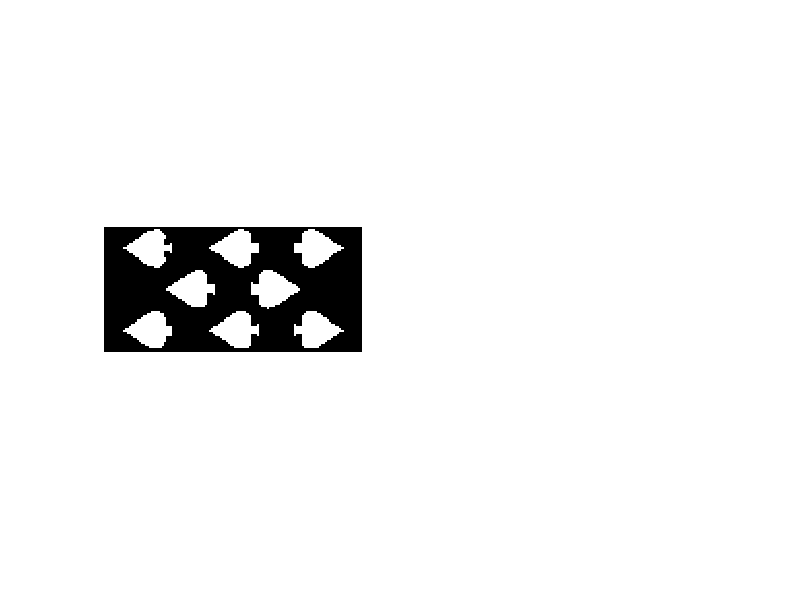
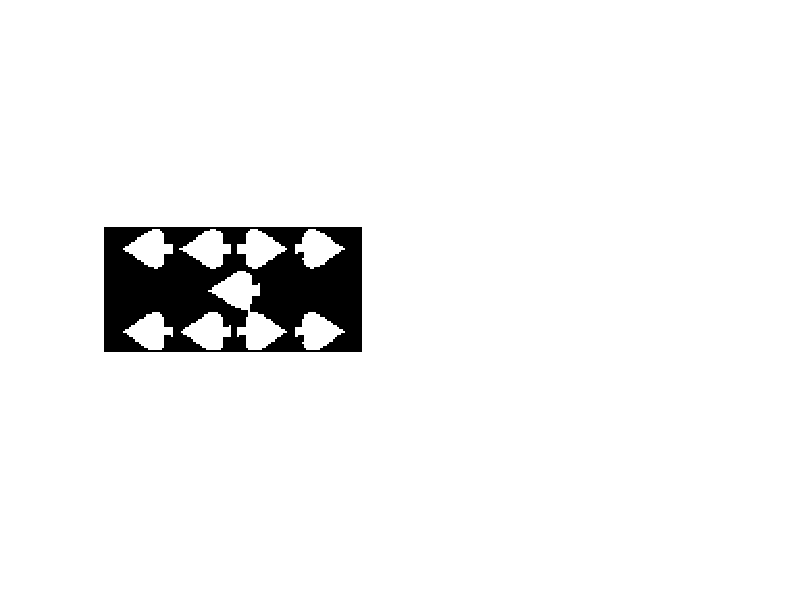
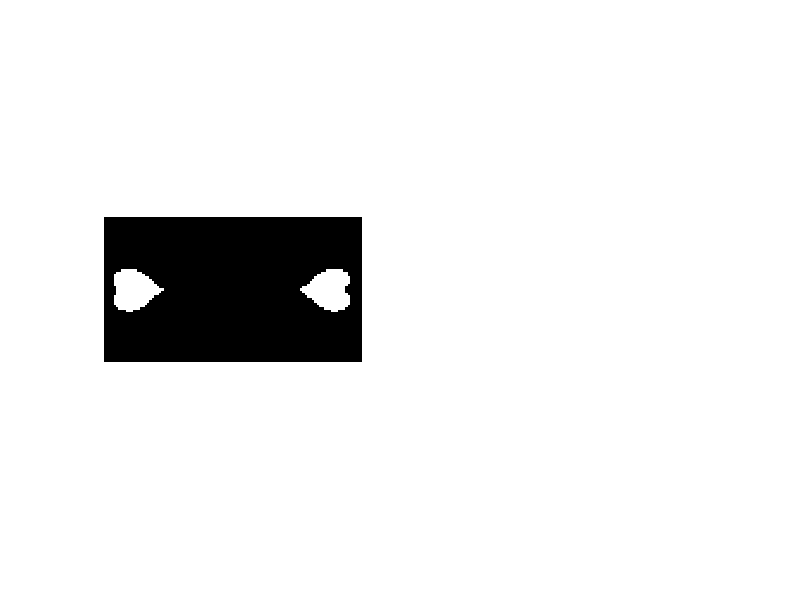
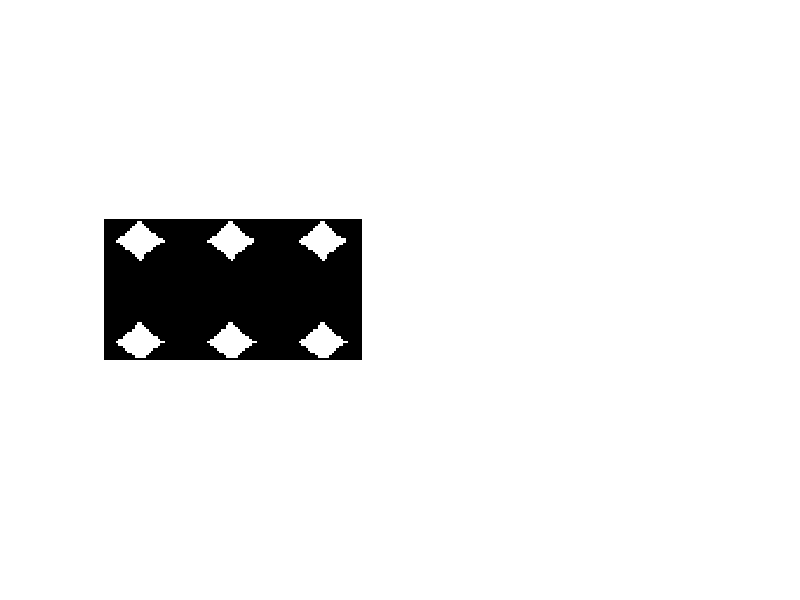

MATLAB code for these plots, in order:
clear
close all

load("matlab.mat","regions","cardKs")

ss = 2;
exacts = [0     7     6     0     7     7     0     0     6     8     4     5     5];

for i=1:length(cardKs)
    figure(i)
    card1 = regions{cardKs(i)};

    subplot(1,ss,1)
    imshow(card1);

%     subplot(1,ss,2)
%     B = edge(card1,'roberts'); % roberts
%     C = bwareaopen(B,round(0.5*size(B,1))); % 0.5
%     D = bwmorph(C,'close');
%     imshow(D)
% 
%     [L,Nb] = bwlabel(D);
%     str = sprintf("N=%d\n",Nb);  
%     xlabel(str)
% 
%     if Nb ~= exacts(i)
%         fprintf("Errado v3 no %d\n",i);
%     end



    
end